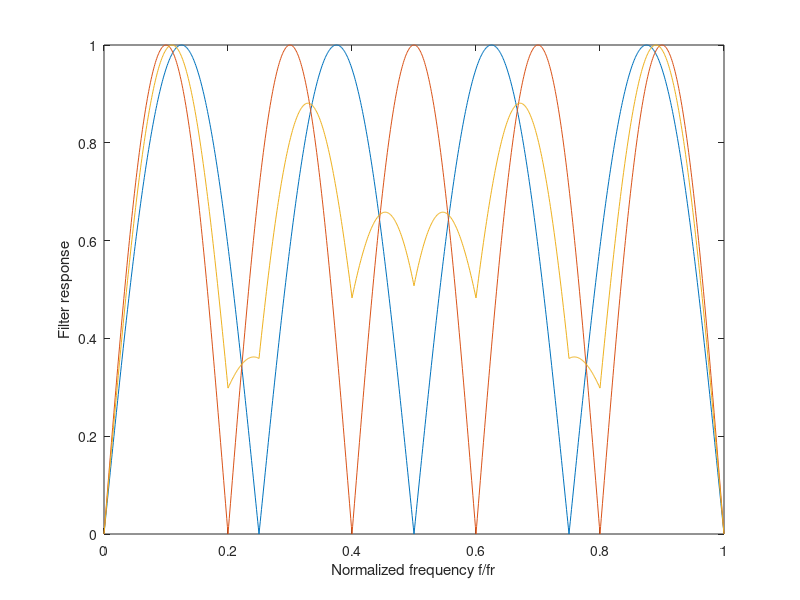

Recreate this plot in MATLAB.
clear all
fofr = 0:0.001:1;
f1 = 4.0 .* fofr;
f2 = 5.0 .* fofr;
arg1 = pi .* f1;
arg2 = pi .* f2;
resp1 = abs(sin(arg1));
resp2 = abs(sin(arg2));
resp = resp1+resp2;
max1 = max(resp);
resp = resp./max1;
plot(fofr,resp1,fofr,resp2,fofr,resp);
xlabel('Normalized frequency f/fr')
ylabel('Filter response')